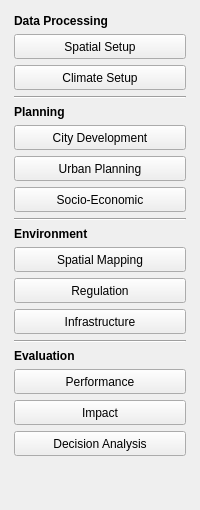
  <widget class="QDockWidget" name="ModuleDock">
   <property name="floating">
    <bool>false</bool>
   </property>
   <property name="features">
    <set>QDockWidget::AllDockWidgetFeatures</set>
   </property>
   <property name="allowedAreas">
    <set>Qt::LeftDockWidgetArea|Qt::RightDockWidgetArea</set>
   </property>
   <property name="windowTitle">
    <string>Modules</string>
   </property>
   <attribute name="dockWidgetArea">
    <number>2</number>
   </attribute>
   <widget class="QWidget" name="ModuleDock_Contents">
    <layout class="QVBoxLayout" name="verticalLayout">
     <item>
      <widget class="QWidget" name="widget" native="true">
       <layout class="QVBoxLayout" name="verticalLayout_11">
        <property name="margin">
         <number>5</number>
        </property>
        <item>
         <widget class="QLabel" name="lbl_dataproc">
          <property name="text">
           <string>&lt;html&gt;&lt;head/&gt;&lt;body&gt;&lt;p&gt;&lt;span style=&quot; font-weight:600;&quot;&gt;Data Processing&lt;/span&gt;&lt;/p&gt;&lt;/body&gt;&lt;/html&gt;</string>
          </property>
         </widget>
        </item>
        <item>
         <widget class="QPushButton" name="ModuleDock_spatialsetup">
          <property name="minimumSize">
           <size>
            <width>138</width>
            <height>25</height>
           </size>
          </property>
          <property name="maximumSize">
           <size>
            <width>16777215</width>
            <height>25</height>
           </size>
          </property>
          <property name="toolTip">
           <string>Spatial Delineation</string>
          </property>
          <property name="text">
           <string>Spatial Setup</string>
          </property>
          <property name="icon">
           <iconset resource="../graphics/ubeats.qrc">
            <normaloff>:/icons/Data-Grid-icon.png</normaloff>:/icons/Data-Grid-icon.png</iconset>
          </property>
          <property name="iconSize">
           <size>
            <width>20</width>
            <height>20</height>
           </size>
          </property>
          <property name="shortcut">
           <string>Up</string>
          </property>
          <property name="checkable">
           <bool>false</bool>
          </property>
          <property name="flat">
           <bool>false</bool>
          </property>
         </widget>
        </item>
        <item>
         <widget class="QPushButton" name="ModuleDock_climatesetup">
          <property name="minimumSize">
           <size>
            <width>138</width>
            <height>25</height>
           </size>
          </property>
          <property name="maximumSize">
           <size>
            <width>16777215</width>
            <height>25</height>
           </size>
          </property>
          <property name="toolTip">
           <string>Spatial Connectivity</string>
          </property>
          <property name="text">
           <string>Climate Setup</string>
          </property>
          <property name="icon">
           <iconset resource="../graphics/ubeats.qrc">
            <normaloff>:/icons/cloudy-with-rain-2667018_960_720.png</normaloff>:/icons/cloudy-with-rain-2667018_960_720.png</iconset>
          </property>
          <property name="iconSize">
           <size>
            <width>20</width>
            <height>20</height>
           </size>
          </property>
          <property name="flat">
           <bool>false</bool>
          </property>
         </widget>
        </item>
        <item>
         <widget class="Line" name="sep_dataproc">
          <property name="orientation">
           <enum>Qt::Horizontal</enum>
          </property>
         </widget>
        </item>
        <item>
         <widget class="QLabel" name="lbl_planning">
          <property name="text">
           <string>&lt;html&gt;&lt;head/&gt;&lt;body&gt;&lt;p&gt;&lt;span style=&quot; font-weight:600;&quot;&gt;Planning&lt;/span&gt;&lt;/p&gt;&lt;/body&gt;&lt;/html&gt;</string>
          </property>
         </widget>
        </item>
        <item>
         <widget class="QPushButton" name="ModuleDock_urbandev">
          <property name="minimumSize">
           <size>
            <width>138</width>
            <height>25</height>
           </size>
          </property>
          <property name="maximumSize">
           <size>
            <width>16777215</width>
            <height>25</height>
           </size>
          </property>
          <property name="toolTip">
           <string>Urban Development Modelling</string>
          </property>
          <property name="text">
           <string>City Development</string>
          </property>
          <property name="icon">
           <iconset resource="../graphics/ubeats.qrc">
            <normaloff>:/icons/Transport-Road-Worker-icon.png</normaloff>:/icons/Transport-Road-Worker-icon.png</iconset>
          </property>
          <property name="iconSize">
           <size>
            <width>20</width>
            <height>20</height>
           </size>
          </property>
          <property name="flat">
           <bool>false</bool>
          </property>
         </widget>
        </item>
        <item>
         <widget class="QPushButton" name="ModuleDock_urbanplan">
          <property name="minimumSize">
           <size>
            <width>138</width>
            <height>25</height>
           </size>
          </property>
          <property name="maximumSize">
           <size>
            <width>16777215</width>
            <height>25</height>
           </size>
          </property>
          <property name="toolTip">
           <string>Urban Planning</string>
          </property>
          <property name="text">
           <string>Urban Planning</string>
          </property>
          <property name="icon">
           <iconset resource="../graphics/ubeats.qrc">
            <normaloff>:/icons/Very-Basic-Design-icon.png</normaloff>:/icons/Very-Basic-Design-icon.png</iconset>
          </property>
          <property name="iconSize">
           <size>
            <width>20</width>
            <height>20</height>
           </size>
          </property>
          <property name="flat">
           <bool>false</bool>
          </property>
         </widget>
        </item>
        <item>
         <widget class="QPushButton" name="ModuleDock_socioeconomic">
          <property name="minimumSize">
           <size>
            <width>138</width>
            <height>25</height>
           </size>
          </property>
          <property name="maximumSize">
           <size>
            <width>16777215</width>
            <height>25</height>
           </size>
          </property>
          <property name="text">
           <string>Socio-Economic</string>
          </property>
          <property name="icon">
           <iconset resource="../graphics/ubeats.qrc">
            <normaloff>:/icons/community-users-icon.png</normaloff>:/icons/community-users-icon.png</iconset>
          </property>
          <property name="iconSize">
           <size>
            <width>20</width>
            <height>20</height>
           </size>
          </property>
          <property name="flat">
           <bool>false</bool>
          </property>
         </widget>
        </item>
        <item>
         <widget class="Line" name="sep_planning">
          <property name="orientation">
           <enum>Qt::Horizontal</enum>
          </property>
         </widget>
        </item>
        <item>
         <widget class="QLabel" name="lbl_environment">
          <property name="text">
           <string>&lt;html&gt;&lt;head/&gt;&lt;body&gt;&lt;p&gt;&lt;span style=&quot; font-weight:600;&quot;&gt;Environment&lt;/span&gt;&lt;/p&gt;&lt;/body&gt;&lt;/html&gt;</string>
          </property>
         </widget>
        </item>
        <item>
         <widget class="QPushButton" name="ModuleDock_spatialmap">
          <property name="minimumSize">
           <size>
            <width>138</width>
            <height>25</height>
           </size>
          </property>
          <property name="maximumSize">
           <size>
            <width>16777215</width>
            <height>25</height>
           </size>
          </property>
          <property name="text">
           <string>Spatial Mapping</string>
          </property>
          <property name="icon">
           <iconset resource="../graphics/ubeats.qrc">
            <normaloff>:/icons/GISLayers.png</normaloff>:/icons/GISLayers.png</iconset>
          </property>
          <property name="iconSize">
           <size>
            <width>22</width>
            <height>22</height>
           </size>
          </property>
          <property name="flat">
           <bool>false</bool>
          </property>
         </widget>
        </item>
        <item>
         <widget class="QPushButton" name="ModuleDock_regulation">
          <property name="minimumSize">
           <size>
            <width>138</width>
            <height>25</height>
           </size>
          </property>
          <property name="maximumSize">
           <size>
            <width>16777215</width>
            <height>25</height>
           </size>
          </property>
          <property name="text">
           <string>Regulation</string>
          </property>
          <property name="icon">
           <iconset resource="../graphics/ubeats.qrc">
            <normaloff>:/icons/Actions-view-pim-tasks-icon.png</normaloff>:/icons/Actions-view-pim-tasks-icon.png</iconset>
          </property>
          <property name="iconSize">
           <size>
            <width>20</width>
            <height>20</height>
           </size>
          </property>
          <property name="flat">
           <bool>false</bool>
          </property>
         </widget>
        </item>
        <item>
         <widget class="QPushButton" name="ModuleDock_infrastructure">
          <property name="minimumSize">
           <size>
            <width>138</width>
            <height>25</height>
           </size>
          </property>
          <property name="maximumSize">
           <size>
            <width>16777215</width>
            <height>25</height>
           </size>
          </property>
          <property name="text">
           <string>Infrastructure</string>
          </property>
          <property name="icon">
           <iconset resource="../graphics/ubeats.qrc">
            <normaloff>:/icons/Bench-icon.png</normaloff>:/icons/Bench-icon.png</iconset>
          </property>
          <property name="iconSize">
           <size>
            <width>22</width>
            <height>22</height>
           </size>
          </property>
          <property name="flat">
           <bool>false</bool>
          </property>
         </widget>
        </item>
        <item>
         <widget class="Line" name="sep_environment">
          <property name="orientation">
           <enum>Qt::Horizontal</enum>
          </property>
         </widget>
        </item>
        <item>
         <widget class="QLabel" name="lbl_evaluation">
          <property name="text">
           <string>&lt;html&gt;&lt;head/&gt;&lt;body&gt;&lt;p&gt;&lt;span style=&quot; font-weight:600;&quot;&gt;Evaluation&lt;/span&gt;&lt;/p&gt;&lt;/body&gt;&lt;/html&gt;</string>
          </property>
         </widget>
        </item>
        <item>
         <widget class="QPushButton" name="ModuleDock_performance">
          <property name="minimumSize">
           <size>
            <width>138</width>
            <height>25</height>
           </size>
          </property>
          <property name="maximumSize">
           <size>
            <width>16777215</width>
            <height>40</height>
           </size>
          </property>
          <property name="text">
           <string>Performance</string>
          </property>
          <property name="icon">
           <iconset resource="../graphics/ubeats.qrc">
            <normaloff>:/icons/Bar-chart-icon.png</normaloff>:/icons/Bar-chart-icon.png</iconset>
          </property>
          <property name="iconSize">
           <size>
            <width>20</width>
            <height>20</height>
           </size>
          </property>
          <property name="flat">
           <bool>false</bool>
          </property>
         </widget>
        </item>
        <item>
         <widget class="QPushButton" name="ModuleDock_impact">
          <property name="minimumSize">
           <size>
            <width>138</width>
            <height>25</height>
           </size>
          </property>
          <property name="maximumSize">
           <size>
            <width>16777215</width>
            <height>40</height>
           </size>
          </property>
          <property name="text">
           <string>Impact</string>
          </property>
          <property name="icon">
           <iconset resource="../graphics/ubeats.qrc">
            <normaloff>:/icons/Market-Analysis-icon.png</normaloff>:/icons/Market-Analysis-icon.png</iconset>
          </property>
          <property name="iconSize">
           <size>
            <width>20</width>
            <height>20</height>
           </size>
          </property>
          <property name="flat">
           <bool>false</bool>
          </property>
         </widget>
        </item>
        <item>
         <widget class="QPushButton" name="ModuleDock_decisionanalysis">
          <property name="minimumSize">
           <size>
            <width>138</width>
            <height>25</height>
           </size>
          </property>
          <property name="maximumSize">
           <size>
            <width>16777215</width>
            <height>40</height>
           </size>
          </property>
          <property name="text">
           <string>Decision Analysis</string>
          </property>
          <property name="icon">
           <iconset resource="../graphics/ubeats.qrc">
            <normaloff>:/icons/Data-Flow-Chart-icon.png</normaloff>:/icons/Data-Flow-Chart-icon.png</iconset>
          </property>
          <property name="iconSize">
           <size>
            <width>20</width>
            <height>20</height>
           </size>
          </property>
          <property name="flat">
           <bool>false</bool>
          </property>
         </widget>
        </item>
       </layout>
      </widget>
     </item>
     <item>
      <spacer name="sep_evaluation">
       <property name="orientation">
        <enum>Qt::Vertical</enum>
       </property>
       <property name="sizeHint" stdset="0">
        <size>
         <width>20</width>
         <height>40</height>
        </size>
       </property>
      </spacer>
     </item>
    </layout>
   </widget>
  </widget>
